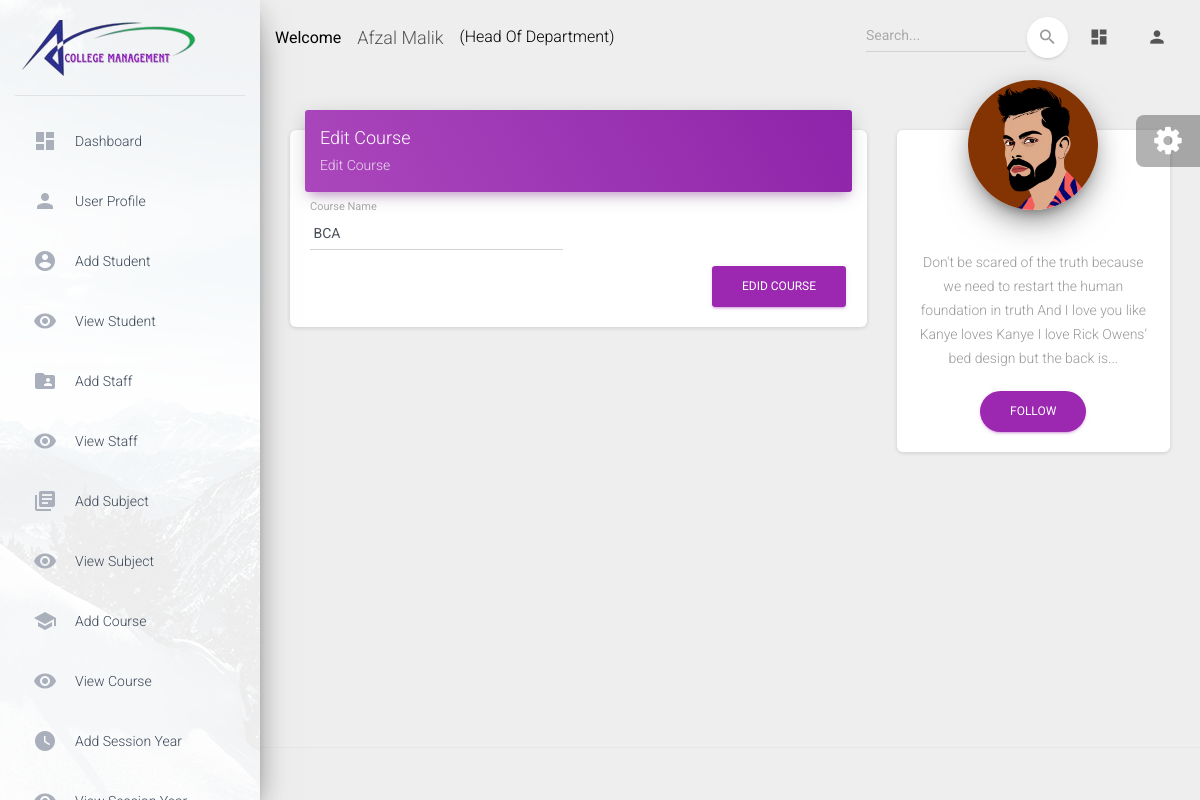
Screenshot of /hod/course/edit/1 (signed in) with the database file from the repository.
### app/models.py (models this page shows, shortened)
class CustomUser(AbstractUser):
    USER = (
        (1,'HOD'),
        (2, 'STAFF'),
        (3, 'STUDENT'),
    )
    user_type=models.CharField(choices=USER,max_length=50,default=1)
    profile_pic=models.ImageField(upload_to='media/profile_pic')

class Course(models.Model):
    name=models.CharField(max_length=100)
    created_at =models.DateTimeField(auto_now_add=True)
    updated_at =models.DateTimeField(auto_now=True)

### college_project/hod_views.py (the view)
# urls.py: path('hod/course/edit/<str:id>', hod_views.Edit_COURSE, name='edit_course'),
def Edit_COURSE(request,id):
    course=Course.objects.filter(id=id)
    context={
        'course':course,
    }
    return render(request, 'hod/edit_course.html',context)

### templates/hod/edit_course.html (shortened to what this page needs)
{% extends "base.html" %}
{% block content %}
          <div class="row">
            <div class="col-md-8">
              <div class="card">
                <div class="card-header card-header-primary">
                  <h4 class="card-title">Edit Course</h4>
                  <p class="card-category">Edit Course</p>
                </div>
                <div class="card-body">
                  <form action="{% url 'update_course' %}" method="post">
                    <div class="row">
                      <div class="col-md-6">
                        <div class="form-group">
                          <label class="bmd-label-floating">Course Name</label>
                          <input type="text" class="form-control" value="{% for i in course %} {{i.name}} {% endfor %}" name="course_name">
                        </div>
                      </div>
                      </div>
                    <button type="submit" class="btn btn-primary pull-right">Edid Course</button>
                    <div class="clearfix"></div>
                  </form>
                </div>
              </div>
            </div>
            <div class="col-md-4">
              <div class="card card-profile">
                <div class="card-avatar">
                  {% if user.profile_pic == "" %}
                    <a href="#pablo">
                    <img class="img" src="/static/assets/img/faces/noimg1.png" />
                  </a>
                  {% else %}
                  <a href="#">
                    <img class="img" src="/{{user.profile_pic}}" />
                  </a>
                  {% endif %}
                </div>
                <div class="card-body">
                  <p class="card-description">
                    Don't be scared of the truth because we need to restart the human foundation in truth And I love you like Kanye loves Kanye I love Rick Owens’ bed design but the back is...
                  </p>
                  <a href="#pablo" class="btn btn-primary btn-round">Follow</a>
                </div>
              </div>
            </div>
          </div>
{% endblock content %}

### templates/includes/navigation.html (shortened to what this page needs)
      <nav class="navbar navbar-expand-lg navbar-transparent navbar-absolute fixed-top ">
        <div class="container-fluid">
          <div class="navbar-wrapper">
            <strong style="color:black;">Welcome</strong>
            <a class="navbar-brand" href="#pablo">{{user.first_name}} {{user.last_name}}</a>
            {% if user.user_type == '1' %}
            <p style="margin-top: 15px; color:black;">(Head Of Department)</p>
            {% elif user.user_type == '2' %}
            <p style="margin-top: 15px; color:black;">(Staff)</p>
            {% else %}
            <p style="margin-top: 15px; color:black;">(Student)</p>
            {% endif %}
          </div>
          <div class="collapse navbar-collapse justify-content-end">
            <form class="navbar-form">
              <div class="input-group no-border">
                <input type="text" value="" class="form-control" placeholder="Search...">
                <button type="submit" class="btn btn-white btn-round btn-just-icon">
                  <i class="material-icons">search</i>
                  <div class="ripple-container"></div>
                </button>
              </div>
            </form>
            <ul class="navbar-nav">
              <li class="nav-item">
                <a class="nav-link" href="#pablo">
                  <i class="material-icons">dashboard</i>
                </a>
              </li>
              <li class="nav-item dropdown">
                <a class="nav-link" href="#pablo" id="navbarDropdownProfile" data-toggle="dropdown" aria-haspopup="true" aria-expanded="false">
                  <i class="material-icons">person</i>
                </a>
              </li>
            </ul>
          </div>
        </div>
      </nav>

### rows the page displays
CustomUser: first_name "Afzal", last_name "Malik", profile_pic (picture)
Course: course_name "BCA"
